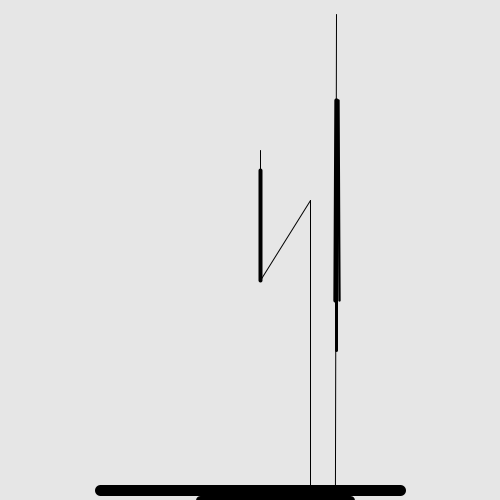
Frame 1 (no input)
Frame 60 (the mouse pressed at the canvas centre just before this capture): identical to frame 1, image omitted
Frame 120 (the mouse held since frame 60 and released just before this capture): identical to frame 1, image omitted

The Processing sketch that drew this single still picture (run headless with seeded random() and noise(); from frame 60 on, the mouse is pressed at the canvas centre):

// Processing sketch: sketch_240130a
// ── sketch_240130a.pde
//add coments
//https://www.wikiart.org/en/georgia-o-keeffe/black-lines-1
void setup(){
  size(500,500);
}
void draw(){
  background(230);
  strokeWeight(9);
  line(200,500,350,500);
  strokeWeight(11);
  line(100,490,400,490);

  strokeWeight(1);
  line(334,900,336,14);
  strokeWeight(3);
  line(336,350,336,100);
  strokeWeight(4.35);
  line(335.5,300,336,100);
  strokeWeight(2.35);
  line(339,300,338,100);
  strokeWeight(1);
  line(310,900,310,200);
  line(310,200,260,280);
  line(260,280,260,150);
  strokeWeight(4);
  line(260,280,260,170);




}
